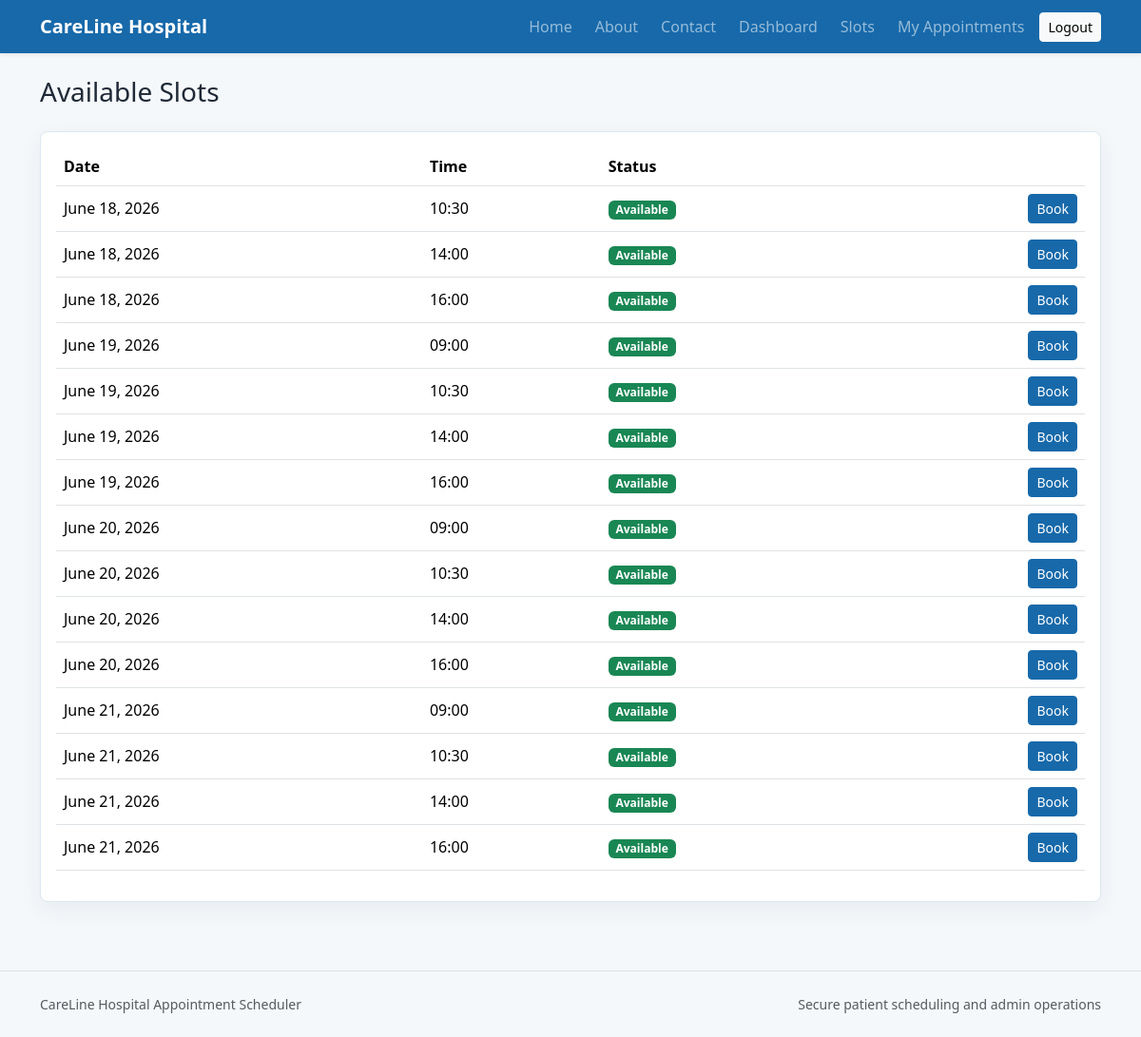
Page /slots/ (signed in) on the committed database.
### appointments/models.py (models this page shows, shortened)
class Schedule(models.Model):
    appointment_date = models.DateField()
    appointment_time = models.TimeField()
    is_booked = models.BooleanField(default=False)
    class Meta:
        ordering = ['appointment_date', 'appointment_time']
        constraints = [
            models.UniqueConstraint(
                fields=['appointment_date', 'appointment_time'],
                name='unique_appointment_slot',
            )
        ]

### appointments/views.py (the view)
    @login_required
    def wrapper(request, *args, **kwargs):
        if request.user.is_staff:
            return redirect('admin_dashboard')
        return view_func(request, *args, **kwargs)

### appointments/views.py (called while the page is built)
def patient_required(view_func):
    @login_required
    def wrapper(request, *args, **kwargs):
        if request.user.is_staff:
            return redirect('admin_dashboard')
        return view_func(request, *args, **kwargs)
    return wrapper

@patient_required
def available_slots(request):
    today = timezone.localdate()
    schedules = Schedule.objects.filter(is_booked=False, appointment_date__gte=today)
    return render(request, 'appointments/available_slots.html', {'schedules': schedules})

### appointments/templates/appointments/available_slots.html (shortened to what this page needs)
{% extends 'appointments/base.html' %}
{% block content %}
<div class="container py-4">
    <div class="page-heading">
        <h1 class="h3">Available Slots</h1>
    </div>
    <div class="table-shell">
        <div class="table-responsive">
            <table class="table align-middle">
                <thead><tr><th>Date</th><th>Time</th><th>Status</th><th></th></tr></thead>
                <tbody>
                {% for schedule in schedules %}
                    <tr>
                        <td>{{ schedule.appointment_date }}</td>
                        <td>{{ schedule.appointment_time|time:'H:i' }}</td>
                        <td><span class="badge text-bg-success">Available</span></td>
                        <td class="text-end"><a class="btn btn-primary btn-sm" href="{% url 'book_appointment' schedule.id %}">Book</a></td>
                    </tr>
                {% empty %}
                    <tr><td colspan="4" class="text-muted">No available appointment slots.</td></tr>
                {% endfor %}
                </tbody>
            </table>
        </div>
    </div>
</div>
{% endblock %}

### appointments/static/appointments/css/style.css (style rules this page uses)
:root { --hospital-blue: #1769aa; --hospital-teal: #0f9f8f; --soft-bg: #f5f8fb; --ink: #1f2937; }
body { background: var(--soft-bg); color: var(--ink); }
.bg-primary, .btn-primary { background-color: var(--hospital-blue) !important; border-color: var(--hospital-blue) !important; }
.feature-panel, .auth-card, .table-shell, .stat-card, .info-card { background: #ffffff; border: 1px solid #dce7ef; border-radius: 8px; box-shadow: 0 8px 24px rgba(31, 41, 55, 0.06); }
.page-heading { display: flex; align-items: center; justify-content: space-between; gap: 1rem; margin-bottom: 1rem; }
.table-shell { padding: 1rem; }

### rows in the picture
Schedule: appointment_date "June 18, 2026", appointment_time "10:30"
Schedule: appointment_date "June 18, 2026", appointment_time "14:00"
Schedule: appointment_date "June 18, 2026", appointment_time "16:00"
Schedule: appointment_date "June 19, 2026", appointment_time "09:00"
Schedule: appointment_date "June 19, 2026", appointment_time "10:30"
Schedule: appointment_date "June 19, 2026", appointment_time "14:00"
Schedule: appointment_date "June 19, 2026", appointment_time "16:00"
Schedule: appointment_date "June 20, 2026", appointment_time "09:00"
Schedule: appointment_date "June 20, 2026", appointment_time "10:30"
Schedule: appointment_date "June 20, 2026", appointment_time "14:00"
Schedule: appointment_date "June 20, 2026", appointment_time "16:00"
Schedule: appointment_date "June 21, 2026", appointment_time "09:00"
Schedule: appointment_date "June 21, 2026", appointment_time "10:30"
Schedule: appointment_date "June 21, 2026", appointment_time "14:00"
Schedule: appointment_date "June 21, 2026", appointment_time "16:00"
